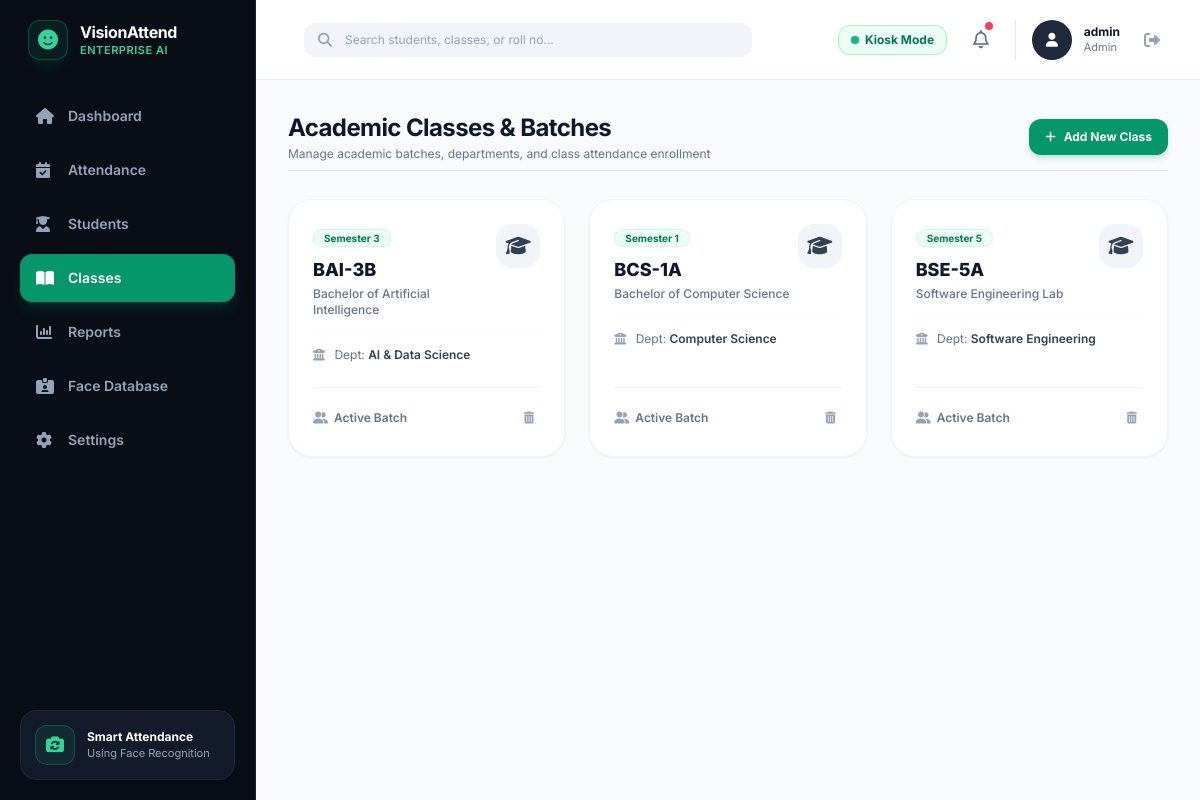
Page /classes (signed in) on the committed database.
### src/database.py (models this page shows, shortened)
class AcademicClass(db.Model):
    __tablename__ = 'academic_classes'
    id = db.Column(db.Integer, primary_key=True)
    class_code = db.Column(db.String(50), unique=True, nullable=False, index=True)  # e.g., "BCS-1A"
    class_name = db.Column(db.String(100), nullable=False)                         # e.g., "Bachelor of Computer Science"
    department = db.Column(db.String(100), default="Computer Science")
    semester = db.Column(db.String(50), default="Semester 1")
    created_at = db.Column(db.DateTime, default=datetime.utcnow)

### app.py (the view)
@app.route('/classes')
@admin_required
def classes():
    all_classes = AcademicClass.query.order_by(AcademicClass.class_code.asc()).all()
    return render_template('classes.html', active_page='classes', classes=all_classes)

### app.py (called while the page is built)
def admin_required(f):
    @wraps(f)
    def decorated_function(*args, **kwargs):
        if 'user_id' not in session:
            return redirect(url_for('login'))
        if session.get('role') != 'admin':
            flash("Unauthorized: Administrator permissions required.", "error")
            return redirect(url_for('student_dashboard'))
        return f(*args, **kwargs)
    return decorated_function

### templates/classes.html (shortened to what this page needs)
{% extends "base.html" %}
{% block content %}
<div class="space-y-7">
    <div class="flex flex-col sm:flex-row items-start sm:items-center justify-between gap-4 pb-2 border-b border-slate-200/80">
        <div>
            <h1 class="text-xl sm:text-2xl font-bold text-slate-900 tracking-tight">Academic Classes & Batches</h1>
            <p class="text-xs text-slate-500 mt-0.5">Manage academic batches, departments, and class attendance enrollment</p>
        </div>
        <button onclick="document.getElementById('addClassModal').classList.remove('hidden')"
                class="px-4 py-2.5 bg-emerald-600 hover:bg-emerald-700 text-white text-xs font-bold rounded-xl shadow-md shadow-emerald-600/20 transition-all flex items-center gap-2">
            <i class="fa-solid fa-plus"></i> Add New Class
        </button>
    </div>
    <div class="grid grid-cols-1 md:grid-cols-2 lg:grid-cols-3 gap-6">
        {% for c in classes %}
        <div class="bg-white rounded-3xl p-6 border border-slate-100 shadow-sm flex flex-col justify-between hover:shadow-md transition-all">
            <div>
                <div class="flex items-start justify-between">
                    <div>
                        <span class="px-2.5 py-0.5 rounded-full text-[10px] font-bold bg-emerald-50 text-emerald-700 border border-emerald-100">{{ c.semester }}</span>
                        <h3 class="text-lg font-extrabold text-slate-900 mt-2">{{ c.class_code }}</h3>
                        <p class="text-xs text-slate-500 font-medium mt-0.5">{{ c.class_name }}</p>
                    </div>
                    <div class="h-11 w-11 rounded-2xl bg-slate-100 text-slate-700 flex items-center justify-center text-xl flex-shrink-0">
                        <i class="fa-solid fa-graduation-cap"></i>
                    </div>
                </div>
                <div class="mt-4 pt-3 border-t border-slate-50 text-xs text-slate-500 space-y-1">
                    <p><i class="fa-solid fa-building-columns text-slate-400 mr-1.5"></i> Dept: <span class="font-semibold text-slate-700">{{ c.department }}</span></p>
                </div>
            </div>
            <div class="mt-6 pt-4 border-t border-slate-100 flex items-center justify-between text-xs">
                <span class="text-slate-500 font-semibold flex items-center gap-1.5">
                    <i class="fa-solid fa-user-group text-slate-400"></i> Active Batch
                </span>
                <form method="POST" action="{{ url_for('delete_class', class_id=c.id) }}" onsubmit="return confirm('Delete this class?');">
                    <button type="submit" class="text-slate-400 hover:text-rose-600 p-1.5 rounded-lg hover:bg-rose-50 transition-colors" title="Delete Class">
                        <i class="fa-solid fa-trash-can"></i>
                    </button>
                </form>
            </div>
        </div>
        {% endfor %}
    </div>
</div>
{% endblock %}

### static/css/styles.css (style rules this page uses)
body { background-color: #0b1120; font-family: -apple-system, BlinkMacSystemFont, "Segoe UI", Roboto, Helvetica, Arial, sans-serif; }

### rows in the picture
AcademicClass: semester "Semester 3", class_code "BAI-3B", class_name "Bachelor of Artificial Intelligence", department "AI & Data Science"
AcademicClass: semester "Semester 1", class_code "BCS-1A", class_name "Bachelor of Computer Science", department "Computer Science"
AcademicClass: semester "Semester 5", class_code "BSE-5A", class_name "Software Engineering Lab", department "Software Engineering"

### other values in the picture
{{ session.get('username', 'Admin') }} "admin"
{{ session.get('role', 'Administrator') }} "Admin"
